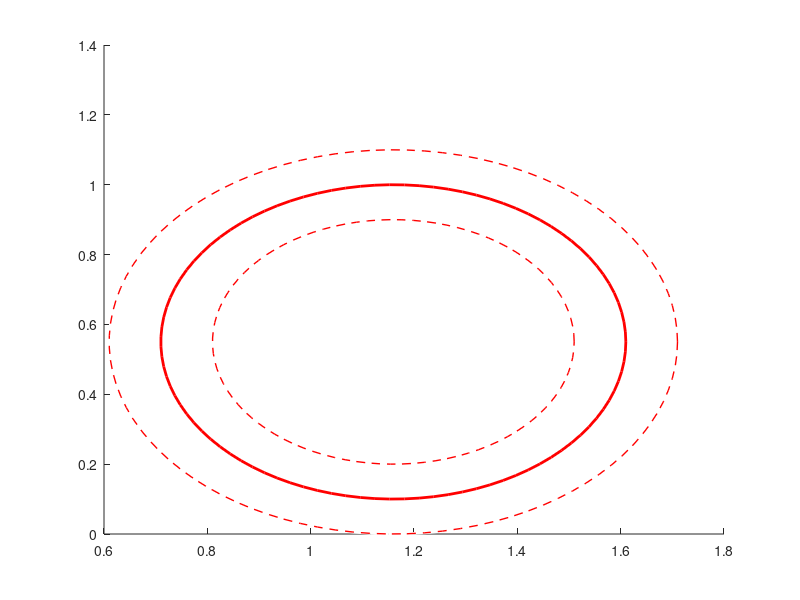

The MATLAB script that drew this image: (Note: this script raises an error after producing the figure.)

%Buffer(-0.1 m)
centers=[1.16, 0.55];
radii=0.35;
buffer1=viscircles(centers,radii, 'LineStyle', '--', 'LineWidth', 1);
hold on

%Buffer(+0.1 m)
centers=[1.16, 0.55];
radii=0.55;
buffer2=viscircles(centers,radii, 'LineStyle', '--', 'LineWidth', 1);
hold on

%True Value
centers=[1.16, 0.55];
radii=0.45;
truevalue=viscircles(centers,radii);
hold on

%Measured Value from decawave LOS
num1=xlsread('moving_train1.xlsx');
X_LOS=num1(:,1);
Y_LOS=num1(:,2);
ans1_LOS=plot(X_LOS,Y_LOS,'b-')

%Measured Value from decawave NLOS(Anchor 3 blocked)
%num1=xlsread('NLOS_movingtrain_1anchor.xlsx');
%X_NLOS=num1(:,1);
%Y_NLOS=num1(:,2);
%ans1_NLOS=plot(X_NLOS,Y_NLOS,'b-', 'edgealpha',0.2)


%axis([0 3 0 3]);

%Anchor Positions

anchor1=plot(0,0,'^');
anchor2=plot(0,1.1,'^');
anchor3=plot(2.33,1.11,'^');
anchor4=plot(2.33,0,'^');

xlim([-.5,3.5]);
ylim([-.5,1.5]);
daspect([1 1 1])
grid on
hold off


legend([ans1_LOS, truevalue, buffer1, buffer2,anchor1,anchor2,anchor3,anchor4], 'Measured value', 'True Value', 'Buffer(-0.1m)', 'Buffer(+0.1m)','Anchor1','Anchor2','Anchor3','Anchor4');
title('Moving train');
xlabel('Distance in meters');
ylabel('Distance in meters');
